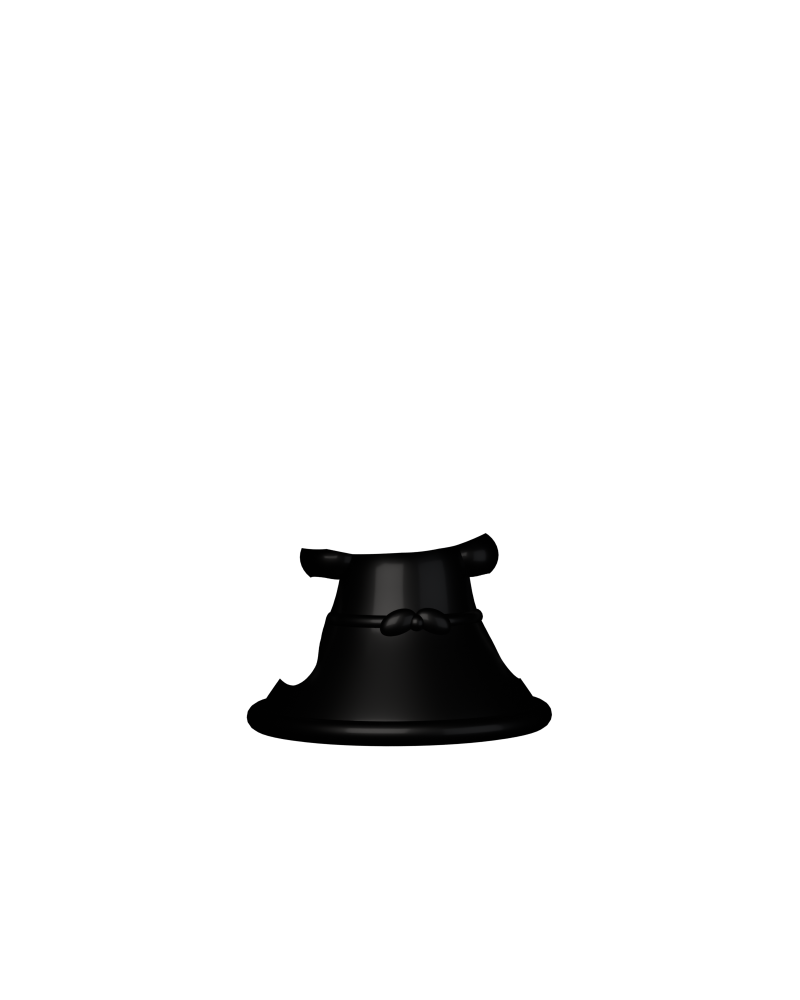
#> input picture art/renders/G_dress_aline.png, 1600 x 2000 px (shown at 1/2 size)
$ python -i build_my_pages.py   (imports and definitions only)
#> lines starting #> are read from the running program, lines starting #| are printed output that depends on the picture
#!/usr/bin/env python3
"""Turn your own coloring pages into tabs of the coloring book.

Drop files into art/coloring/mine/, one folder per tab:

    art/coloring/mine/Cats/kitty.svg
    art/coloring/mine/Cats/sleepy cat.svg
    art/coloring/mine/Unicorns/rainbow.svg

Each folder becomes a tab (its first page is the tab's picture, folders sort by name, so
"01 Cats", "02 Unicorns" sets the order). SVG, PNG and JPG all work. The build (Actions ->
Build iPad app) runs this before building the app, so nothing generated is committed:

    pip install cairosvg pillow numpy scipy
    python3 tools/build_my_pages.py [--jobs N]

Writes into App/Resources/Games/Coloring/:
  my_<folder>_<file>.webp / _t.png  line art and thumbnail (crisp: line weight is kept)
  mypages.json                      the tabs, plus a hash per page so unchanged files are skipped
Pages that were removed from art/coloring/mine are removed from the output too.
"""
import hashlib, json, os, re, sys
from concurrent.futures import ProcessPoolExecutor

import numpy as np
from PIL import Image

sys.path.insert(0, os.path.dirname(os.path.abspath(__file__)))
import import_coloring as ic  # noqa: E402

ROOT = ic.ROOT
MINE = os.path.join(ROOT, "art", "coloring", "mine")
OUT = ic.OUT
INDEX = os.path.join(OUT, "mypages.json")
EXTS = (".svg", ".png", ".jpg", ".jpeg")
# Bump when the generated image or its encoding changes. The Actions cache
# restores an older mypages.json by prefix; a matching file hash would otherwise skip the rebuild.
PIPELINE = 4


def slug(s):
    s = re.sub(r"[^a-z0-9]+", "_", s.lower()).strip("_")
    return s or "page"


# [4 lines left out: function pastel, not called in this run]


def raster_ink(path, long_side=2400):
    """A PNG or JPG page: darkness 0..255, cropped to the drawing (transparent counts as paper)."""
#> called with path = '../art/renders/G_dress_aline.png', long_side = 2400
    im = Image.open(path).convert("RGBA")
#> im is the input picture: PIL image 1600x2000 RGBA; mean R, G, B, A 0.6, 0.6, 0.6, 12.7
    bg = Image.new("RGBA", im.size, "white")
#> bg: PIL image 1600x2000 RGBA; every value is 255
    im = Image.alpha_composite(bg, im).convert("L")
#> im: PIL image 1600x2000 L
    k = long_side / max(im.size)
#> k = 1.2
    im = im.resize((max(1, round(im.width * k)), max(1, round(im.height * k))), Image.LANCZOS)
#> im: PIL image 1920x2400 L
    d = 255 - np.asarray(im, dtype=np.float32)
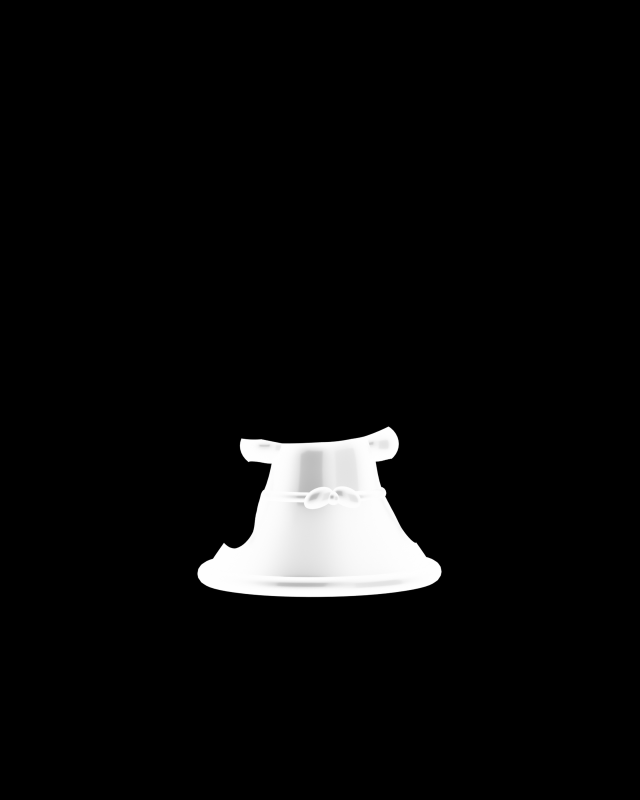
#> d: shape (2400, 1920) float32 (shown at 1/3 size); min 0, max 255, mean 12.1
    ys, xs = np.nonzero(d > 40)
    if len(ys) == 0:
        raise ValueError("blank picture")
    return d[ys.min():ys.max() + 1, xs.min():xs.max() + 1]
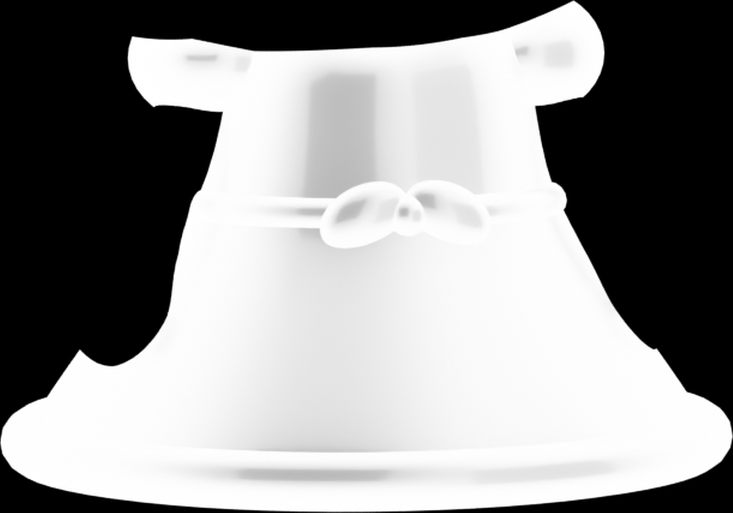
#> returned value: shape (513, 733) float32; min 0, max 255, mean 148


# [90 lines left out: functions build_one, main, not called in this run]


# [2 lines not run here, left out]

>>> result = raster_ink('../art/renders/G_dress_aline.png')

$ run again, on App/Resources/Games/Coloring/anemone.webp
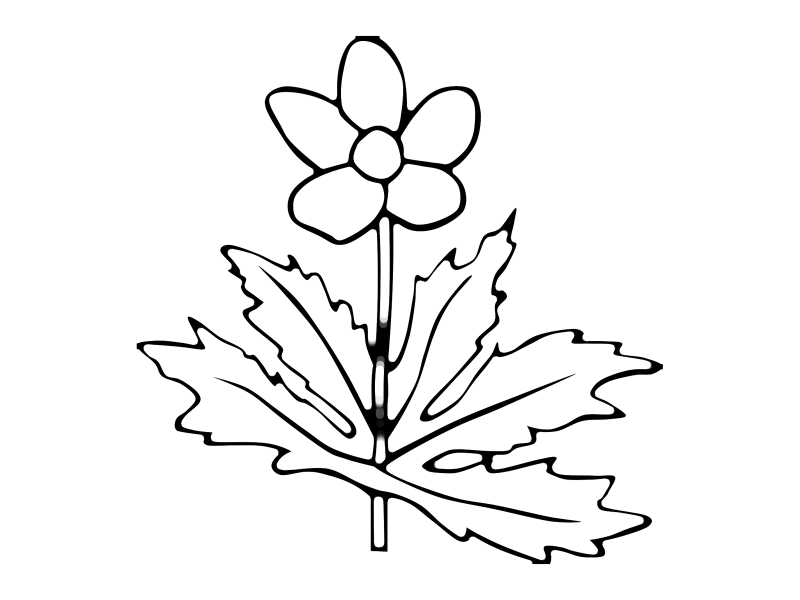
#> input picture App/Resources/Games/Coloring/anemone.webp, 1600 x 1200 px (shown at 1/2 size)
#> in raster_ink, im is the input picture: PIL image 1600x1200 RGBA; mean R, G, B, A 0, 0, 0, 13
#> bg: PIL image 1600x1200 RGBA; every value is 255
#> in raster_ink, `d = 255 - np.asarray(im, dtype=np.float32)`:
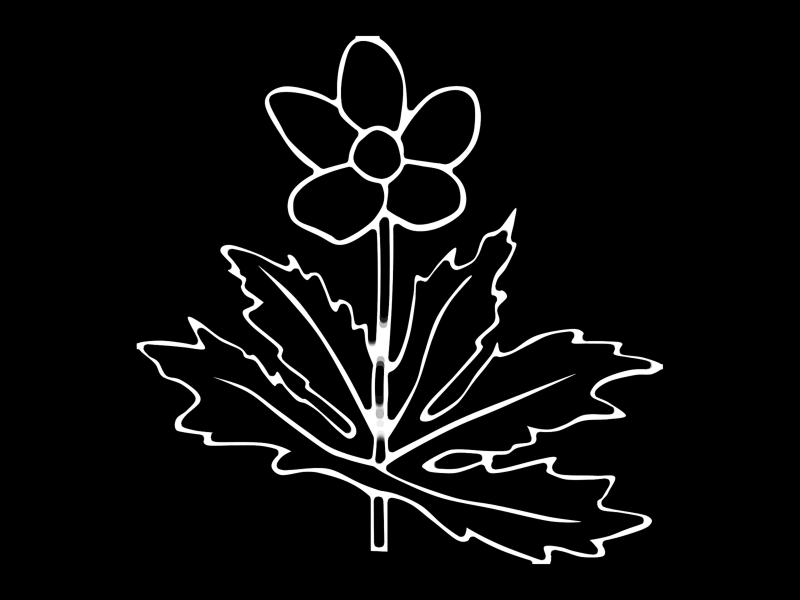
#> d: shape (1800, 2400) float32 (shown at 1/3 size); min 0, max 255, mean 13
#> in raster_ink, `return d[ys.min():ys.max() + 1, xs.min():xs.max() + 1]`:
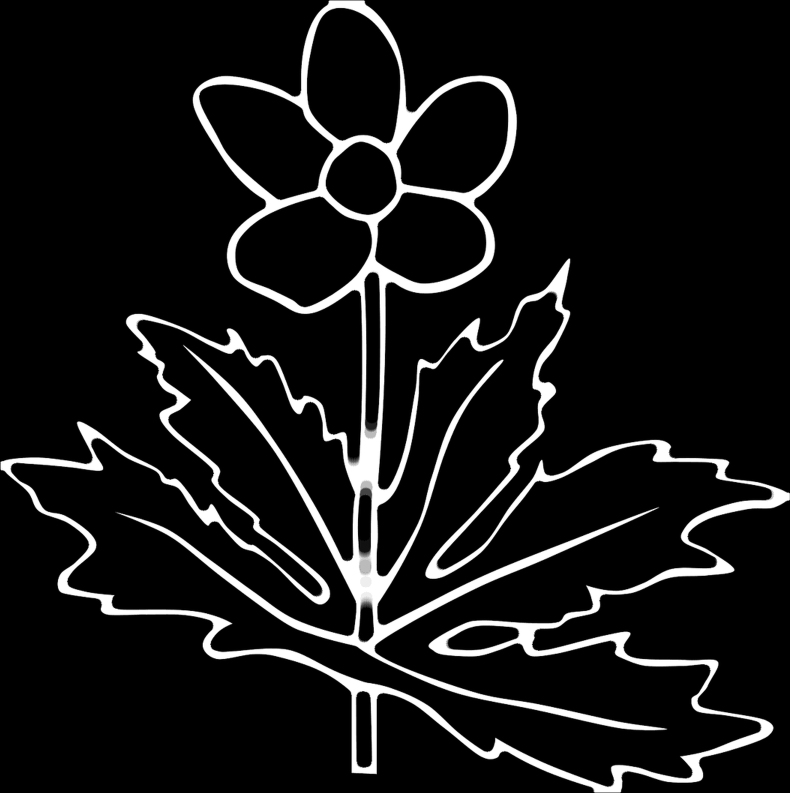
#> returned value: shape (1586, 1580) float32 (shown at 1/2 size); min 0, max 255, mean 22.4

$ run again, on App/Resources/Games/Coloring/angelfish.webp
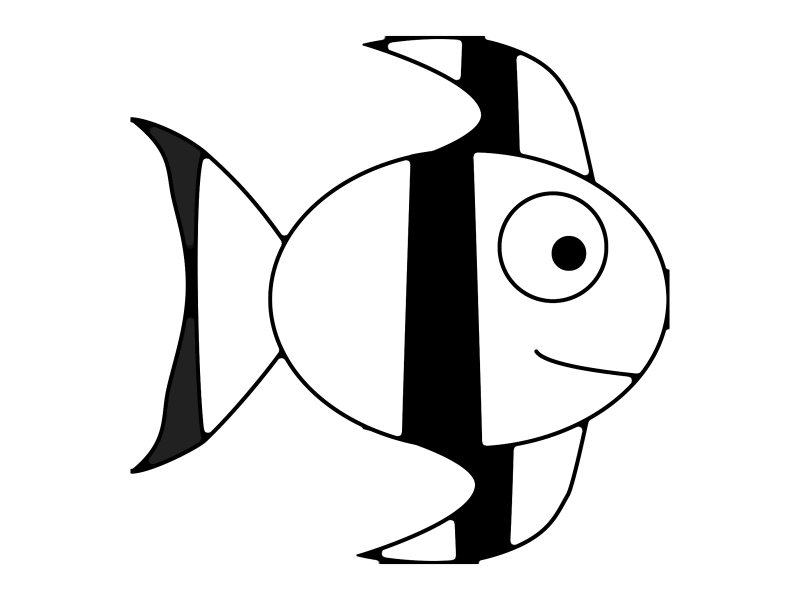
#> input picture App/Resources/Games/Coloring/angelfish.webp, 1600 x 1200 px (shown at 1/2 size)
#> in raster_ink, im is the input picture: PIL image 1600x1200 RGBA; mean R, G, B, A 0, 0, 0, 27.9
#> bg: PIL image 1600x1200 RGBA; every value is 255
#> in raster_ink, `d = 255 - np.asarray(im, dtype=np.float32)`:
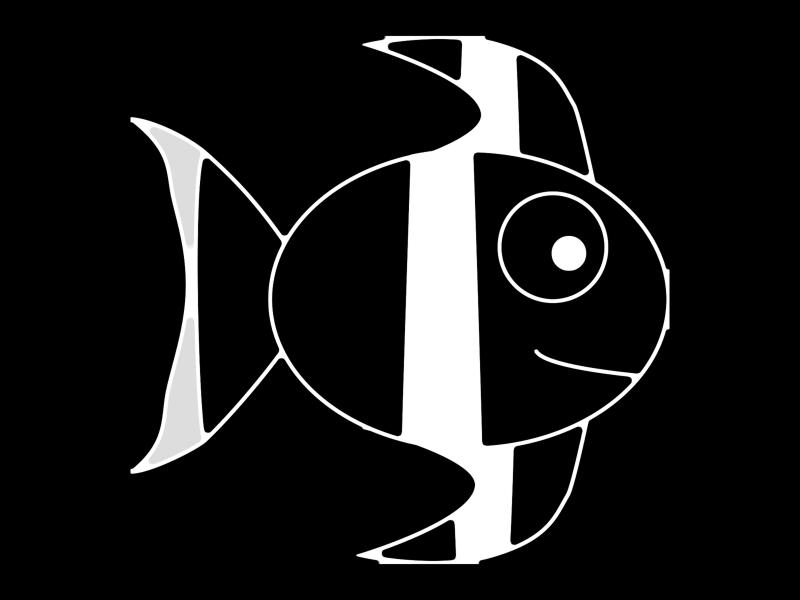
#> d: shape (1800, 2400) float32 (shown at 1/3 size); min 0, max 255, mean 27.9
#> in raster_ink, `return d[ys.min():ys.max() + 1, xs.min():xs.max() + 1]`:
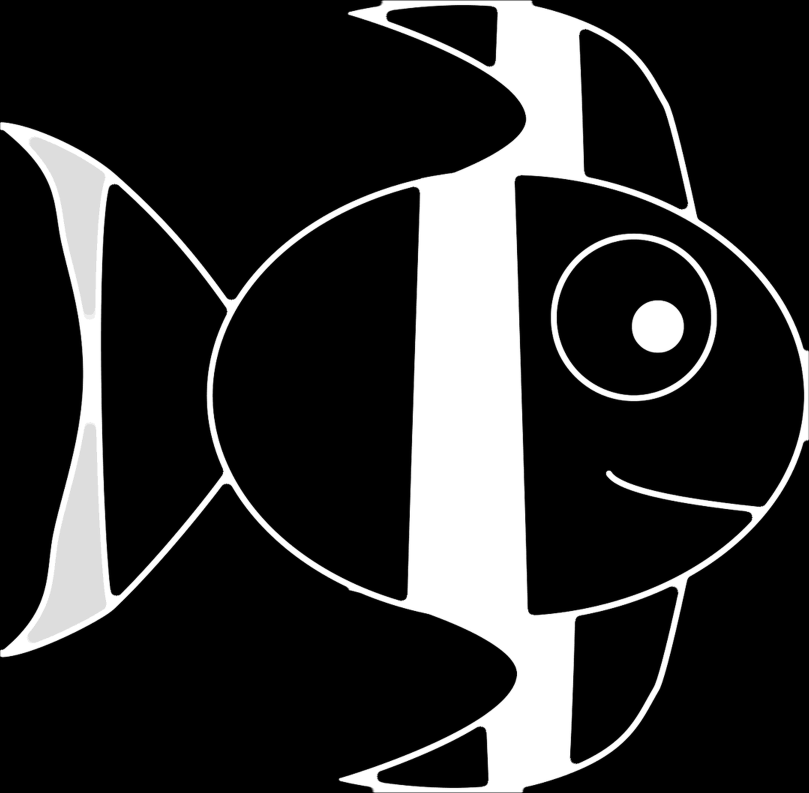
#> returned value: shape (1586, 1618) float32 (shown at 1/2 size); min 0, max 255, mean 47
